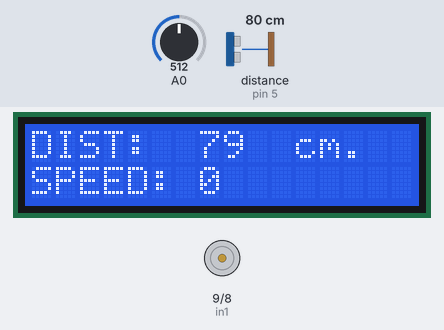
Bench run of a sketch on a simulated Arduino Uno, built with avr-gcc and run on an emulated ATmega328P. On the bench: 16×2 character LCD, motor-driver pin pairs drawn as motors (green arrow = first pin HIGH = forward, orange = second pin HIGH = backward, longer = more drive, scaled by the enable pin). Wiring (inferred from the names in the program): ultrasonic range finder: trigger pin 6; echo pin 5. The inputs (shaded band) are chosen by the test bench; at power-on: distance to the obstacle (sensor on pin 5) 80 cm, A0 = 512. The echo pulse lasts 58.3 µs per cm; what the sketch prints to the serial monitor is not drawn.

Above: at 1.2 s.
1.3 s: distance to the obstacle (sensor on pin 5) set to 120 cm
At 1.45 s:
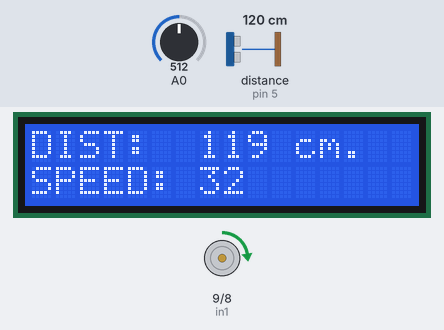
3.0 s: distance to the obstacle (sensor on pin 5) set to 250 cm
At 3.16 s:
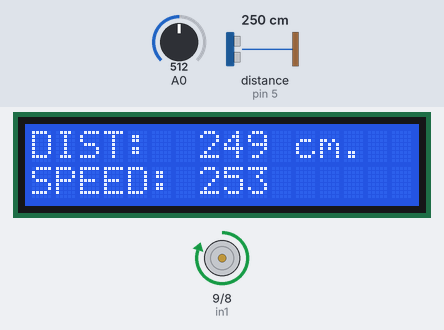
4.8 s: A0 set to 75
6.3 s: A0 set to 66
At 6.57 s:
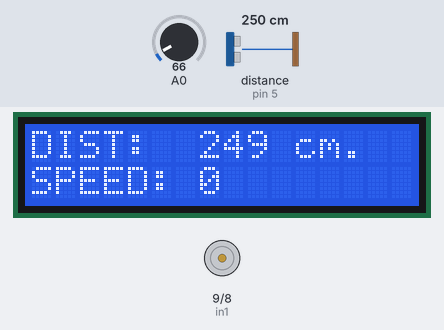
7.8 s: A0 set to 122
At 8.03 s:
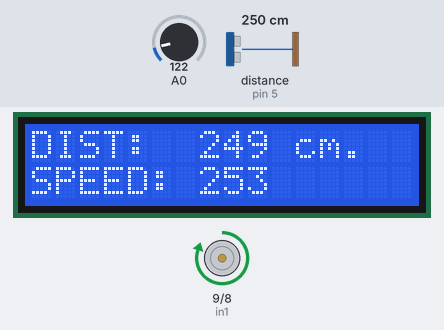
9.6 s: distance to the obstacle (sensor on pin 5) set to 258 cm
At 9.73 s:
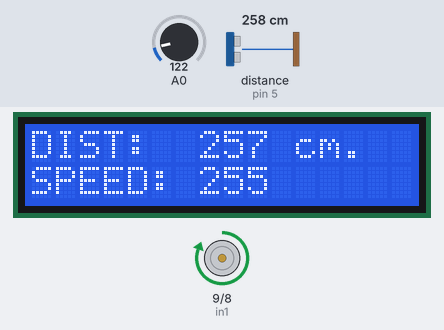
Timing chart, 0 to 12.6 s (numbered marks = the images above; inputs shaded):
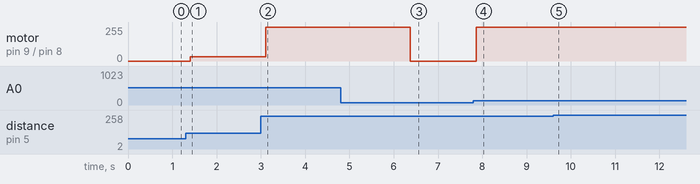

The sketch:

04_finalcircuit_0.ino
```cpp
#include <LiquidCrystal.h>

//photoresistor
int lightRead;

//ultrasonic
#define echoPin 5
#define trigPin 6
float duration;
int distance;

//LCD
#define RS 13
#define EN 12
#define D4 11
#define D5 4
#define D6 3
#define D7 2
LiquidCrystal lcd(RS, EN, D4, D5, D6, D7);

//motor
int enA = 10;
int in1 = 9;
int in2 = 8;
float spdFloat = 0;
int spd = 0;

void setup()
{
  //photoresistor
  pinMode(A0, INPUT);

  //ultrasonic
  pinMode(trigPin, OUTPUT);
  pinMode(echoPin, INPUT);

  //LCD
  lcd.begin(16, 2);

  //motor
  pinMode(enA, OUTPUT);
  pinMode(in1, OUTPUT);
  pinMode(in2, OUTPUT);
  digitalWrite(in1, LOW);
  digitalWrite(in2, LOW);

  Serial.begin(9600);
}

void loop()
{
  lightRead = analogRead(A0);

  if (lightRead < 70)
  {
    spd = 0;
  }
  else
  {
    digitalWrite(trigPin, LOW);
    delayMicroseconds(2);
    digitalWrite(trigPin, HIGH);
    delayMicroseconds(10);
    digitalWrite(trigPin, LOW);

    duration = pulseIn(echoPin, HIGH);
    distance = (duration * 0.0343) / 2;

    spdFloat = map(distance, 100, 250, 0, 255);
    spd = round(spdFloat);
    if (spd > 255)
    {
      spd = 255;
    }
    else if (spd < 0)
    {
      spd = 0;
    }
  }

  lcd.setCursor(0, 0);
  lcd.print("DIST:");
  lcd.setCursor(7, 0);
  lcd.print(distance);
  lcd.setCursor(11, 0);
  lcd.print("cm.");

  lcd.setCursor(0, 1);
  lcd.print("SPEED:");
  lcd.setCursor(7, 1);
  lcd.print(spd);
  Serial.println(spd);
  motor1(spd);
  //Serial.println((int)spd);

  delay(100);
  lcd.clear();
}

void motor1(int motor1_speed)
{
  if (motor1_speed < 0)
  {
    analogWrite(enA, abs(motor1_speed));
    digitalWrite(in1, LOW);
    digitalWrite(in2, HIGH);
  }
  else
  {
    analogWrite(enA, abs(motor1_speed));
    digitalWrite(in1, HIGH);
    digitalWrite(in2, LOW);
  }
}
```

Measured:
- the behaviour switches between 70 and 69 on A0 (found by bisection; images 2 and 3)
- after the input at 1.3 s, motor on pin 9 (in1) / pin 8 (in2): stopped → forward 32/255 after 0.10 s; the display: first differs from a run without the input after 0.10 s (image 1)
- after the input at 3.0 s, motor on pin 9 (in1) / pin 8 (in2): forward 32/255 → forward 253/255 after 0.11 s; the display: first differs from a run without the input after 0.11 s (image 2)
- after the input at 6.3 s, motor on pin 9 (in1) / pin 8 (in2): forward 253/255 → stopped after 0.07 s; the display: changes after 0.07 s (image 3)
- after the input at 7.8 s, motor on pin 9 (in1) / pin 8 (in2): stopped → forward 253/255 after 0.06 s; the display: first differs from a run without the input after 0.06 s (image 4)
- after the input at 9.6 s, motor on pin 9 (in1) / pin 8 (in2): forward 253/255 → forward 255/255 after 0.08 s; the display: first differs from a run without the input after 0.08 s (image 5)
- what the display in image 3 shows lasts 0.4 s, from 6.4 s to 6.8 s
